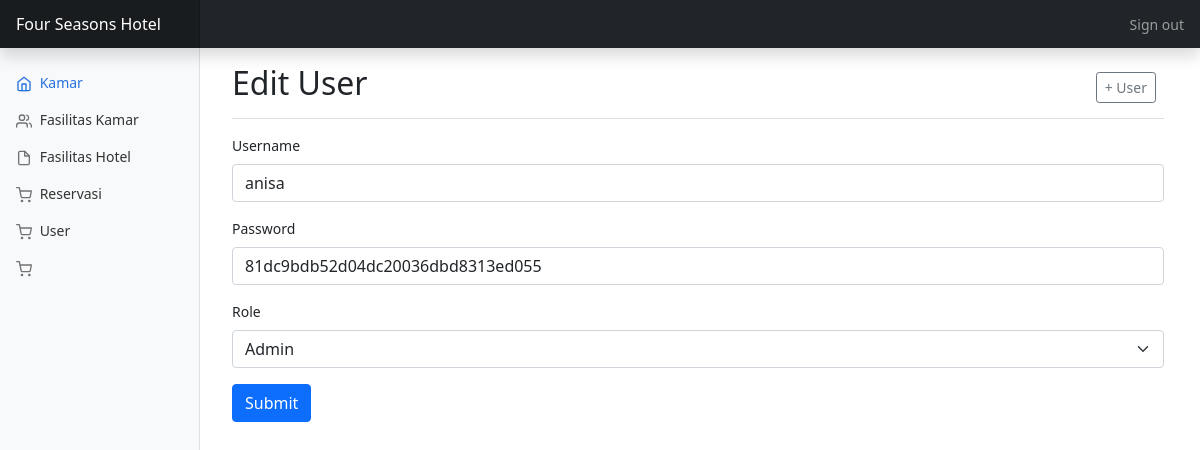
Page /admin/index.php?page=user-edit&id=10 on the earlier database version.
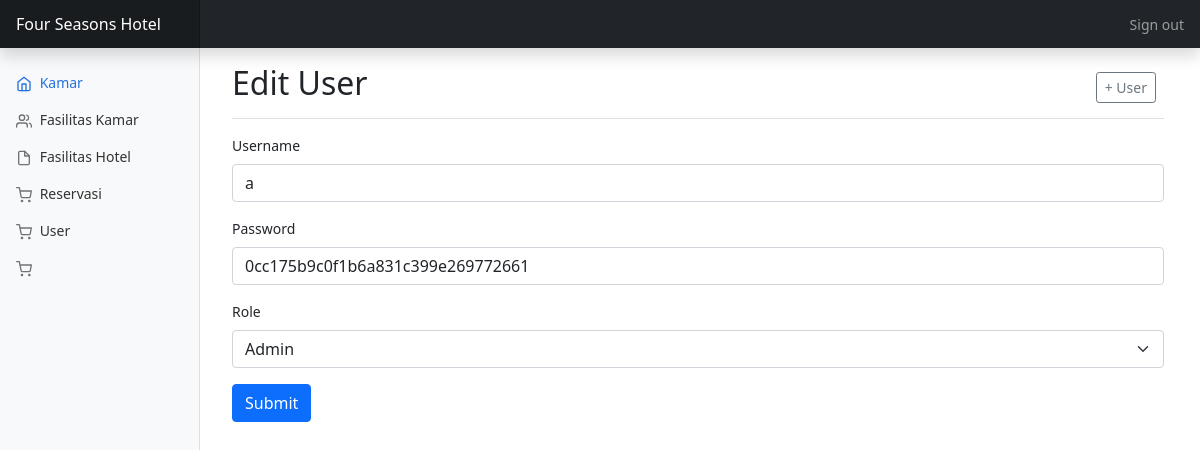
Same page on the later database version.
### tables this page shows
CREATE TABLE `user` (
  `id` int(11) NOT NULL,
  `name` varchar(255) NOT NULL,
  `username` varchar(255) NOT NULL,
  `password` varchar(255) NOT NULL,
  `no_telp` int(11) NOT NULL,
  `role` enum('admin','resevsionis','user') NOT NULL
);

### admin/user_edit.php (the view, shortened to what this page needs)
<?php
  include "../koneksi.php";
  $id = $_GET['id'];
  $edit = $conn->query("SELECT * FROM user WHERE id='$id'");
  while ($data = mysqli_fetch_array($edit)){
?>
<div class="d-flex justify-content-between flex-wrap flex-md-nowrap align-items-center pt-3 pb-2 mb-3 border-bottom">
  <h1 class="h2">Edit User</h1>
  <div class="btn-toolbar mb-2 mb-md-0">
    <div class="btn-group me-2">
      <a href="index.php?page=user-input">
        <button type="button" class="btn btn-sm btn-outline-secondary">+ User</button>
      </a>
    </div>
  </div>
</div>
<div class="table-responsive">
  <form method="post" action="" enctype="multipart/form-data">
    <div class="mb-3">
      <label for="username" class="form-label">Username</label>
      <input type="text" class="form-control" id="username" name="username" value="<?php echo $data['username'] ?>">
    </div>
    <div class="mb-3">
      <label for="password" class="form-label">Password</label>
      <input type="text" class="form-control" id="password" name="password" value="<?php echo $data['password'] ?>">
    </div>
    <div class="mb-3">
      <label for="role" class="form-label">Role</label>
      <select id="role" class="form-select" name="role">
        <option value="admin" selected="">Admin</option>
      </select>
    </div>
    <button type="submit" class="btn btn-primary" name="simpan">Submit</button>
  </form>
</div>
<?php
}
?>

Differences in the rows shown:
changed user: username "anisa" → "a"; password "81dc9bdb52d04dc20036dbd8313ed055" → "0cc175b9c0f1b6a831c399e269772661"
